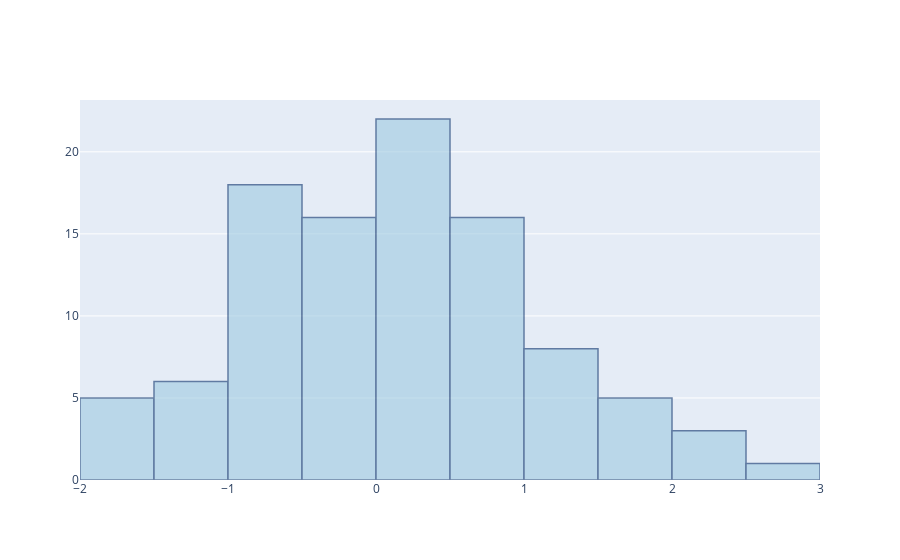

The code cell stored with this chart in its notebook:
### Code cell
fig = go.Figure()

fig.add_trace(go.Histogram(x=np.random.normal(size=100)))
fig.update_traces(marker_color='rgb(158,202,225)', marker_line_color='rgb(8,48,107)',
                  marker_line_width=1.5, opacity=0.6)

#fig.update_layout(template=plotly_template, # set style
                #  showlegend=False)# set size of plot,
                  #title='<b>Rate of Convergence</b>'
